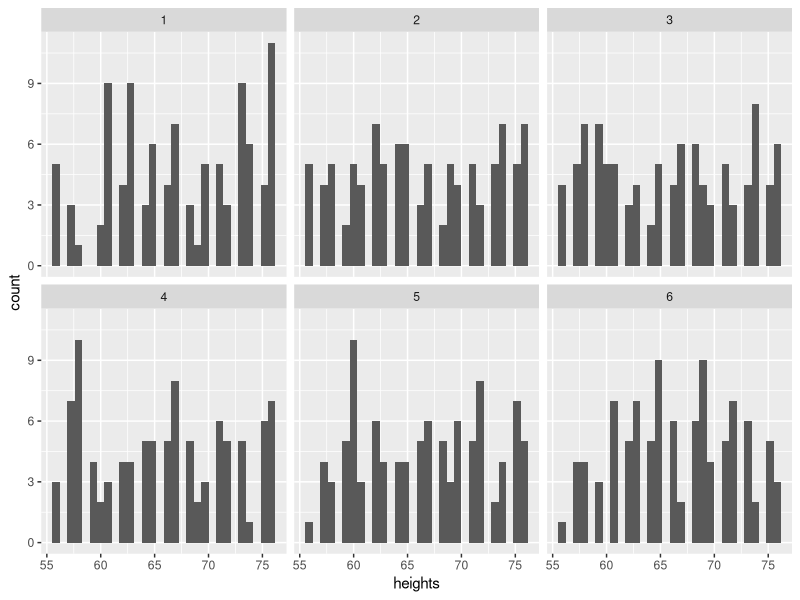
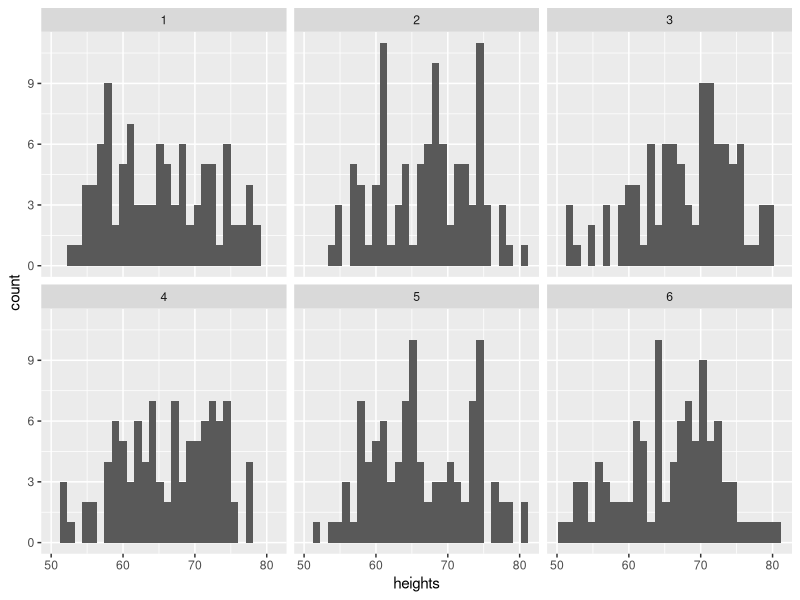

Here is the R script that generated these plots, in order:
## ---- chunk 1
library(tidyverse)
library(ggplot2)
## ---- chunk 2
avg_height <- 66
all_sims <- list()

for (j in 1:6){
    sim_heights <- c()
    for (person in 1:100){
    genes <- sample(-10:10, size=1)
    sim_heights[person] <- avg_height + genes
    }
    df <- tibble(heights = sim_heights, sim=rep(x = j, times=100))
    all_sims[[j]] <- df
}

df <- bind_rows(all_sims)

ggplot(data=df, aes(x=heights)) + geom_histogram() + facet_wrap(~sim)
## ---- chunk 3
avg_height <- 66
all_sims <- list()

for (j in 1:6){
    sim_heights <- c()
    for (person in 1:100){
        genes <- sample(-10:10, size=1)
        nutrition <- sample(-5:5, size=1)
        sim_heights[person] <- avg_height + genes + nutrition
    }
    df <- tibble(heights = sim_heights, sim=rep(x = j, times=100))
    all_sims[[j]] <- df
}

df <- bind_rows(all_sims)

ggplot(data=df, aes(x=heights)) + geom_histogram() + facet_wrap(~sim)
